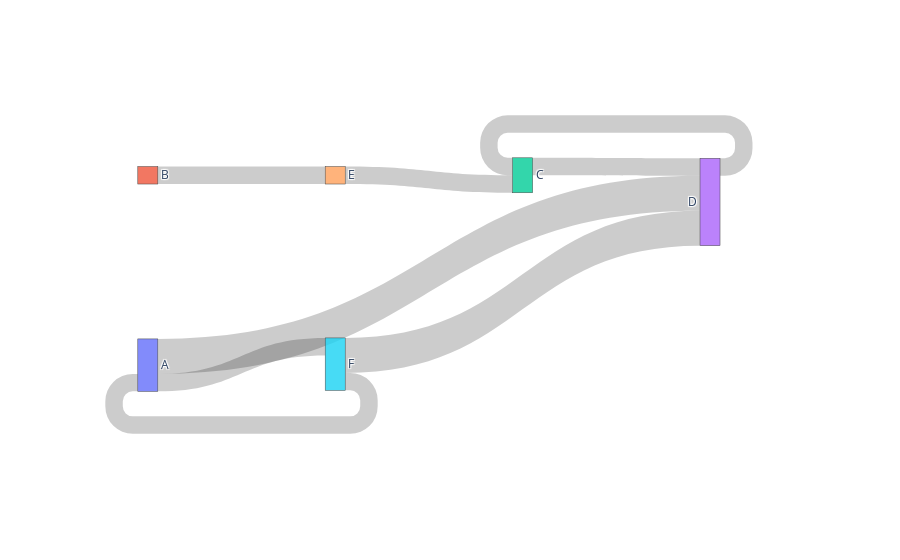

The code cell stored with this chart in its notebook:
### Code cell
import plotly.graph_objects as go

# fig = go.Figure(data=[go.Sankey(
#     node = dict(
#         pad = 15,
#         thickness = 20,
#         line = dict(color="black", width=0.5),
#         label = [["需求ID1","需求ID2"],["研发人员1","研发人员2"],["BUG等级高","BUG等级中","BUG等级低"],["需求ID1","需求ID2"]],
#         color = "gray"
#     ),
#     link = dict(
#         source = [[0,1],[0,2],[3,3]],
#         target = [[2,3],[3,4],[4,5]],
#         value = [[8,4],[2,8],[4,2]]))])

# fig.update_layout(title_text="Basic Sankey Diagram", font_size=10)
# fig.show()

import plotly.graph_objects as go

fig = go.Figure(go.Sankey(
    arrangement = "snap",
    node = {
        "label": ["A", "B", "C", "D", "E", "F"],
        "x": [0.2, 0.1, 0.5, 0.7, 0.3, 0.5],
#         "y": [0.7, 0.5, 0.2, 0.4, 0.2, 0.3],
        'pad':10},  # 10 Pixels
    link = {
        "source": [0, 0, 1, 2, 5, 4, 3, 5],
        "target": [5, 3, 4, 3, 0, 2, 2, 3],
        "value": [1, 2, 1, 1, 1, 1, 1, 2]}))

fig.show()

### Figure 1 — Plotly figure (JSON) as saved in the notebook; plotly's stock layout.template omitted (floating-point values rounded to 4 significant figures)
{"data": [{"arrangement": "snap", "link": {"source": [0, 0, 1, 2, 5, 4, 3, 5], "target": [5, 3, 4, 3, 0, 2, 2, 3], "value": [1, 2, 1, 1, 1, 1, 1, 2]}, "node": {"label": ["A", "B", "C", "D", "E", "F"], "pad": 10, "x": [0.2, 0.1, 0.5, 0.7, 0.3, 0.5]}, "type": "sankey"}], "layout": {"autosize": true}}
